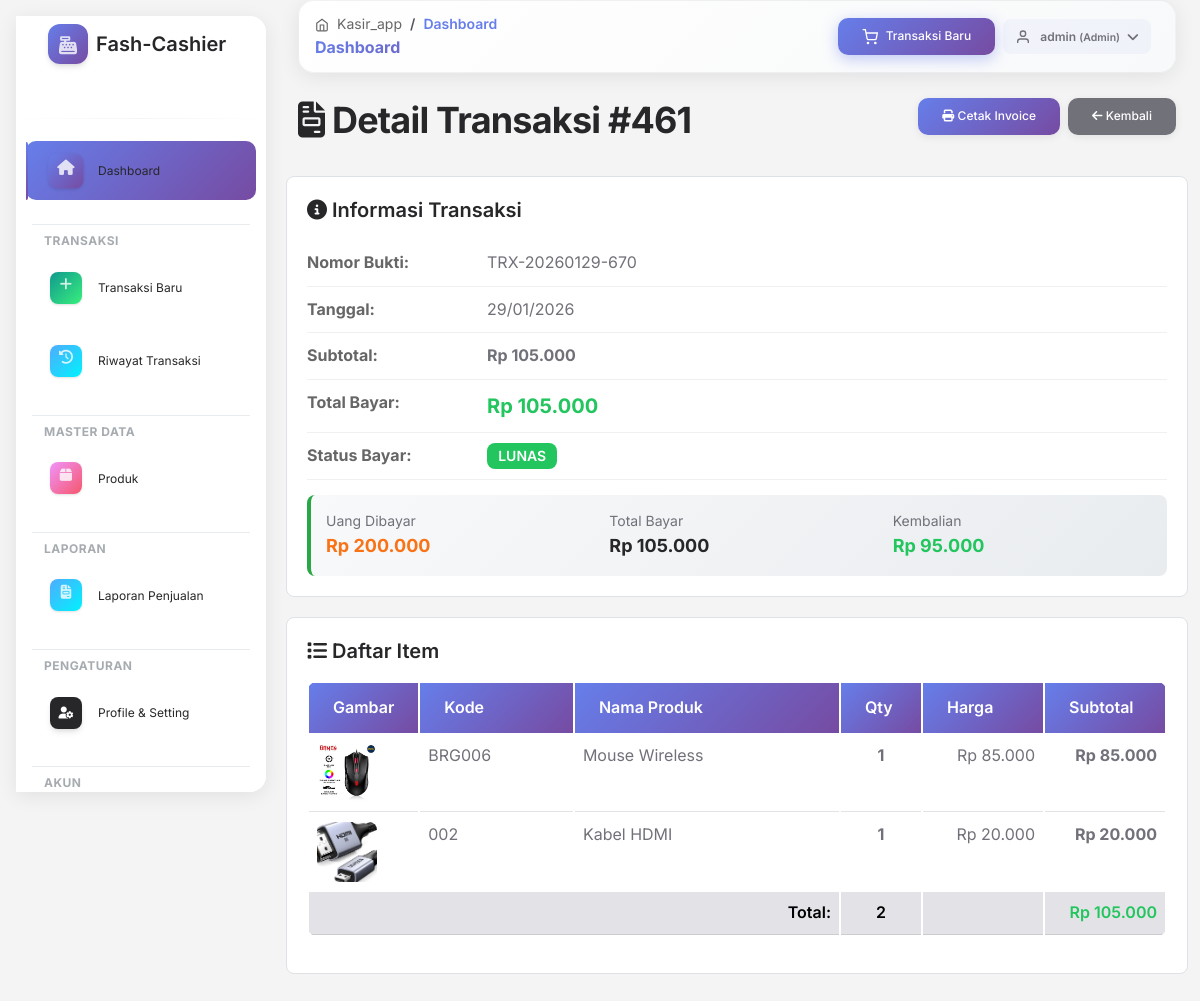
The page /transaksi/detail.php?id=461 (signed in) on the database its author committed.
### tables this page shows
CREATE TABLE `transaksi` (
  `id` int(11) NOT NULL,
  `nomor_bukti` varchar(30) NOT NULL,
  `tanggal` date NOT NULL,
  `total_bayar` int(11) NOT NULL,
  `diskon` decimal(10,2) DEFAULT 0.00,
  `uang_bayar` decimal(10,2) DEFAULT 0.00,
  `kembalian` decimal(10,2) DEFAULT 0.00,
  `status_bayar` enum('BELUM LUNAS','LUNAS') DEFAULT 'BELUM LUNAS'
);

CREATE TABLE `detail_transaksi` (
  `id` int(11) NOT NULL,
  `transaksi_id` int(11) NOT NULL,
  `produk_id` int(11) NOT NULL,
  `qty` int(11) NOT NULL,
  `harga` int(11) NOT NULL,
  `subtotal` int(11) NOT NULL
);

CREATE TABLE `produk` (
  `id` int(11) NOT NULL,
  `kode_barang` varchar(20) NOT NULL,
  `nama_produk` varchar(100) NOT NULL,
  `kategori_id` int(11) NOT NULL,
  `harga` int(11) NOT NULL,
  `foto` varchar(255) DEFAULT NULL
);

### transaksi/detail.php (the view, shortened to what this page needs)
<?php
require_once '../config/database.php';
$id = (int)($_GET['id'] ?? 0);
    ?>
    <?php
$stmt = mysqli_prepare($connection, "SELECT * FROM `transaksi` WHERE id = ?");
mysqli_stmt_bind_param($stmt, "i", $id);
mysqli_stmt_execute($stmt);
$transaksi = mysqli_fetch_assoc(mysqli_stmt_get_result($stmt));
$details = mysqli_query($connection, "SELECT dt.*, p.kode_barang, p.nama_produk, p.foto
    FROM `detail_transaksi` dt
    LEFT JOIN `produk` p ON dt.produk_id = p.id
    WHERE dt.`transaksi_id` = $id");
$diskon = $transaksi['diskon'] ?? 0;
$uang_bayar = $transaksi['uang_bayar'] ?? 0;
$kembalian = $transaksi['kembalian'] ?? 0;
$total_setelah_diskon = $transaksi['total_bayar'] - $diskon;
?>
<?php include '../views/'.$THEME.'/header.php'; ?>
<?php include '../views/'.$THEME.'/sidebar.php'; ?>
<?php include '../views/'.$THEME.'/topnav.php'; ?>
<?php include '../views/'.$THEME.'/upper_block.php'; ?>
<div class="d-flex justify-content-between align-items-center mb-4">
    <h2><i class="fas fa-file-invoice"></i> Detail Transaksi #<?= $transaksi['id'] ?></h2>
    <div class="d-flex gap-2">
        <a href="invoice.php?id=<?= $id ?>" class="btn btn-primary" target="_blank">
            <i class="fas fa-print"></i> Cetak Invoice
        </a>
        <a href="index.php" class="btn btn-secondary">
            <i class="fas fa-arrow-left"></i> Kembali
        </a>
    </div>
</div>
<div class="detail-card">
    <h5 class="mb-3"><i class="fas fa-info-circle"></i> Informasi Transaksi</h5>
    <div class="info-row">
        <div class="info-label">Nomor Bukti:</div>
        <div class="info-value"><?= htmlspecialchars($transaksi['nomor_bukti']) ?></div>
    </div>
    <div class="info-row">
        <div class="info-label">Tanggal:</div>
        <div class="info-value"><?= date('d/m/Y', strtotime($transaksi['tanggal'])) ?></div>
    </div>
    <div class="info-row">
        <div class="info-label">Subtotal:</div>
        <div class="info-value">
            <strong>Rp <?= number_format($transaksi['total_bayar'], 0, ',', '.') ?></strong>
        </div>
    </div>
    <div class="info-row">
        <div class="info-label">Total Bayar:</div>
        <div class="info-value">
            <strong class="text-success" style="font-size: 20px;">
                Rp <?= number_format($total_setelah_diskon, 0, ',', '.') ?>
            </strong>
        </div>
    </div>
    <div class="info-row">
        <div class="info-label">Status Bayar:</div>
        <div class="info-value">
            <span class="badge status-badge bg-<?= $transaksi['status_bayar'] === 'LUNAS' ? 'success' : 'warning' ?>">
                <?= htmlspecialchars($transaksi['status_bayar']) ?>
            </span>
        </div>
    </div>
    <div class="payment-highlight">
        <div class="row">
            <div class="col-md-4">
                <small class="text-muted d-block">Uang Dibayar</small>
                <strong class="text-primary" style="font-size: 18px;">
                    Rp <?= number_format($uang_bayar, 0, ',', '.') ?>
                </strong>
            </div>
            <div class="col-md-4">
                <small class="text-muted d-block">Total Bayar</small>
                <strong class="text-dark" style="font-size: 18px;">
                    Rp <?= number_format($total_setelah_diskon, 0, ',', '.') ?>
                </strong>
            </div>
            <div class="col-md-4">
                <small class="text-muted d-block">Kembalian</small>
                <strong class="text-success" style="font-size: 18px;">
                    Rp <?= number_format($kembalian, 0, ',', '.') ?>
                </strong>
            </div>
        </div>
    </div>
</div>
<div class="detail-card">
    <h5 class="mb-3"><i class="fas fa-list"></i> Daftar Item</h5>
    <?php if (mysqli_num_rows($details) > 0): ?>
        <div class="table-responsive">
            <table class="table table-hover item-table">
                <thead class="table-light">
                    <tr>
                        <th width="80">Gambar</th>
                        <th>Kode</th>
                        <th>Nama Produk</th>
                        <th width="80">Qty</th>
                        <th width="120">Harga</th>
                        <th width="120">Subtotal</th>
                    </tr>
                </thead>
                <tbody>
                    <?php
                    $total_qty = 0;
                    while ($detail = mysqli_fetch_assoc($details)):
                        $total_qty += $detail['qty'];
                        $foto_path = '../uploads/produk/' . $detail['foto'];
                    ?>
                        <tr>
                            <td>
                                <img src="<?= htmlspecialchars($foto_path) ?>"
                                     alt="<?= htmlspecialchars($detail['nama_produk']) ?>"
                                     onerror="this.src='../assets/images/no-image.png'">
                            </td>
                            <td><?= htmlspecialchars($detail['kode_barang']) ?></td>
                            <td><?= htmlspecialchars($detail['nama_produk']) ?></td>
                            <td class="text-center"><strong><?= $detail['qty'] ?></strong></td>
                            <td class="text-end">Rp <?= number_format($detail['harga'], 0, ',', '.') ?></td>
                            <td class="text-end"><strong>Rp <?= number_format($detail['subtotal'], 0, ',', '.') ?></strong></td>
                        </tr>
                    <?php endwhile; ?>
                </tbody>
                <tfoot class="table-light">
                    <tr>
                        <th colspan="3" class="text-end">Total:</th>
                        <th class="text-center"><?= $total_qty ?></th>
                        <th></th>
                        <th class="text-end text-success">
                            Rp <?= number_format($transaksi['total_bayar'], 0, ',', '.') ?>
                        </th>
                    </tr>
                </tfoot>
            </table>
        </div>
    <?php else: ?>
        <div class="alert alert-info">
            <i class="fas fa-info-circle"></i> Belum ada item dalam transaksi ini.
        </div>
    <?php endif; ?>
</div>
<?php include '../views/'.$THEME.'/lower_block.php'; ?>
<?php include '../views/'.$THEME.'/footer.php'; ?>

### views/soft-ui/header.php (style rules this page uses)
:root { --primary-gradient: linear-gradient(135deg, #667eea 0%, #764ba2 100%); --success-gradient: linear-gradient(135deg, #11998e 0%, #38ef7d 100%); --info-gradient: linear-gradient(135deg, #4facfe 0%, #00f2fe 100%); --warning-gradient: linear-gradient(135deg, #f093fb 0%, #f5576c 100%); --transition-slow: all 0.4s cubic-bezier(0.4, 0, 0.2, 1); --transition-fast: all 0.2s ease; --shadow-sm: 0 2px 8px rgba(0,0,0,0.08); --shadow-md: 0 4px 16px rgba(0,0,0,0.12); --shadow-lg: 0 8px 32px rgba(0,0,0,0.15); --shadow-xl: 0 20px 40px rgba(0,0,0,0.2); }
body { font-family: 'Inter', -apple-system, BlinkMacSystemFont, 'Segoe UI', Roboto, 'Helvetica Neue', Arial, sans-serif; transition: var(--transition-slow); overflow-x: hidden; background-color: #f8f9fa !important; }
body.g-sidenav-show { animation: fadeIn 0.5s ease-out; }
.table-responsive { scrollbar-width: thin; scrollbar-color: #667eea #f1f1f1; }
.btn { border-radius: 10px !important; transition: var(--transition-slow); text-transform: capitalize; font-weight: 500; padding: 0.625rem 1.5rem; box-shadow: var(--shadow-sm); }
.btn-primary { background: var(--primary-gradient) !important; border: none !important; }
.table { border-radius: 12px; overflow: hidden; }
.table thead th { background: var(--primary-gradient); color: white; font-weight: 600; border: none; }
.table tbody tr { transition: var(--transition-fast); }
.badge { border-radius: 8px !important; padding: 0.4em 0.8em !important; font-weight: 600; }
a { transition: var(--transition-fast); text-decoration: none; }

### transaksi/detail.php (style rules this page uses)
.detail-card { background: white; border: 1px solid #dee2e6; border-radius: 8px; padding: 20px; margin-bottom: 20px; }
.info-row { display: flex; padding: 10px 0; border-bottom: 1px solid #f0f0f0; }
.info-label { font-weight: bold; width: 180px; color: #666; }
.info-value { flex-grow: 1; }
.status-badge { font-size: 14px; padding: 5px 15px; }
.item-table img { width: 60px; height: 60px; object-fit: cover; border-radius: 8px; }
.payment-highlight { background: linear-gradient(135deg, #f8f9fa 0%, #e9ecef 100%); border-left: 4px solid #28a745; padding: 15px; border-radius: 8px; margin-top: 15px; }

### rows shown on the page
transaksi: id "461", nomor_bukti "TRX-20260129-670", tanggal "29/01/2026", total_bayar "105.000", total_setelah_diskon "105.000", status_bayar "LUNAS", uang_bayar "200.000", kembalian "95.000"
detail_transaksi: produk.foto (picture), produk.kode_barang "BRG006", produk.nama_produk "Mouse Wireless", qty "1", harga "85.000", subtotal "85.000"
detail_transaksi: produk.foto (picture), produk.kode_barang "002", produk.nama_produk "Kabel HDMI", qty "1", harga "20.000", subtotal "20.000"

### other values the page prints
$page_title "Dashboard"
$_SESSION['username'] "admin"
$_SESSION['role'] "Admin"
$total_qty "2"
